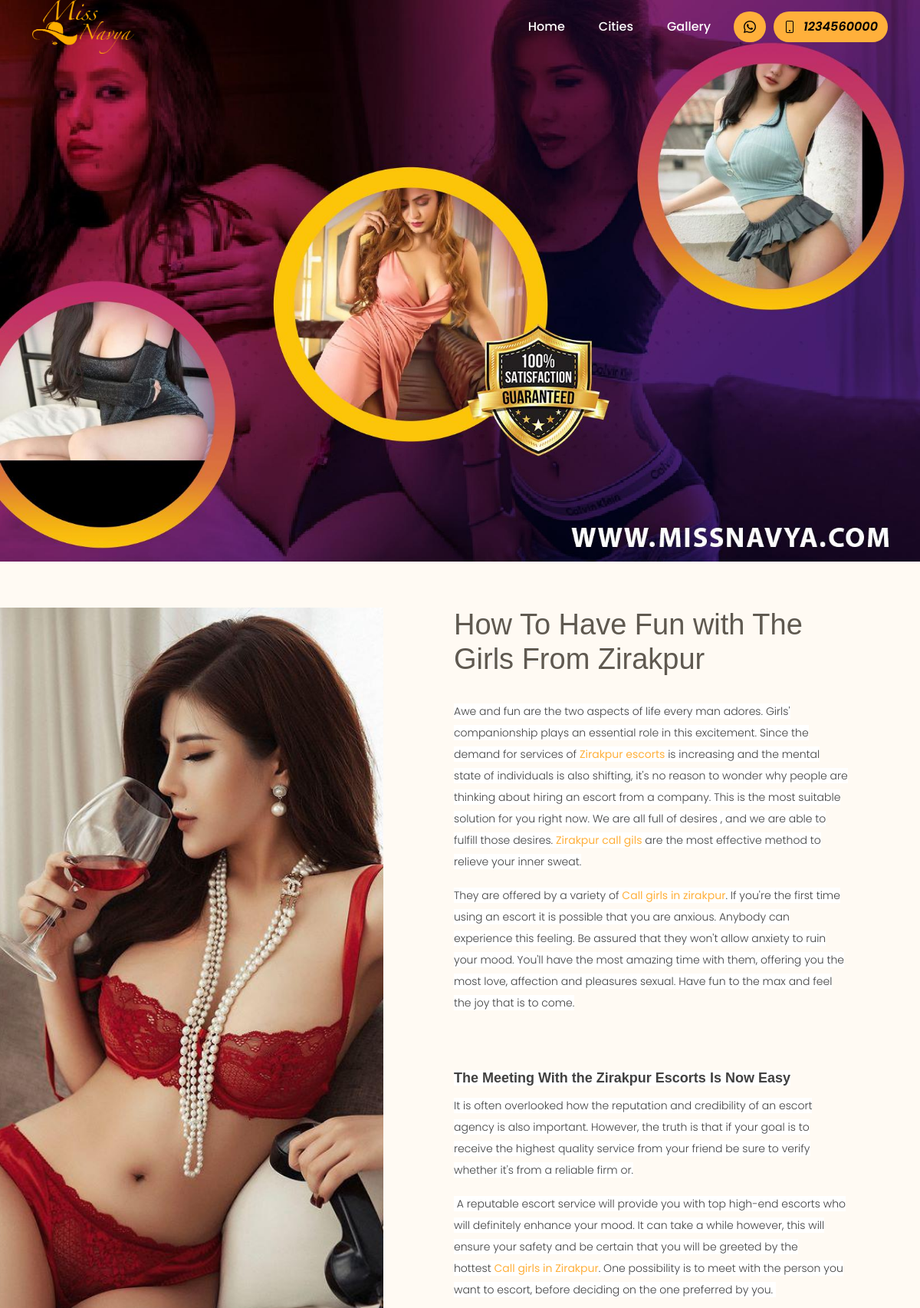
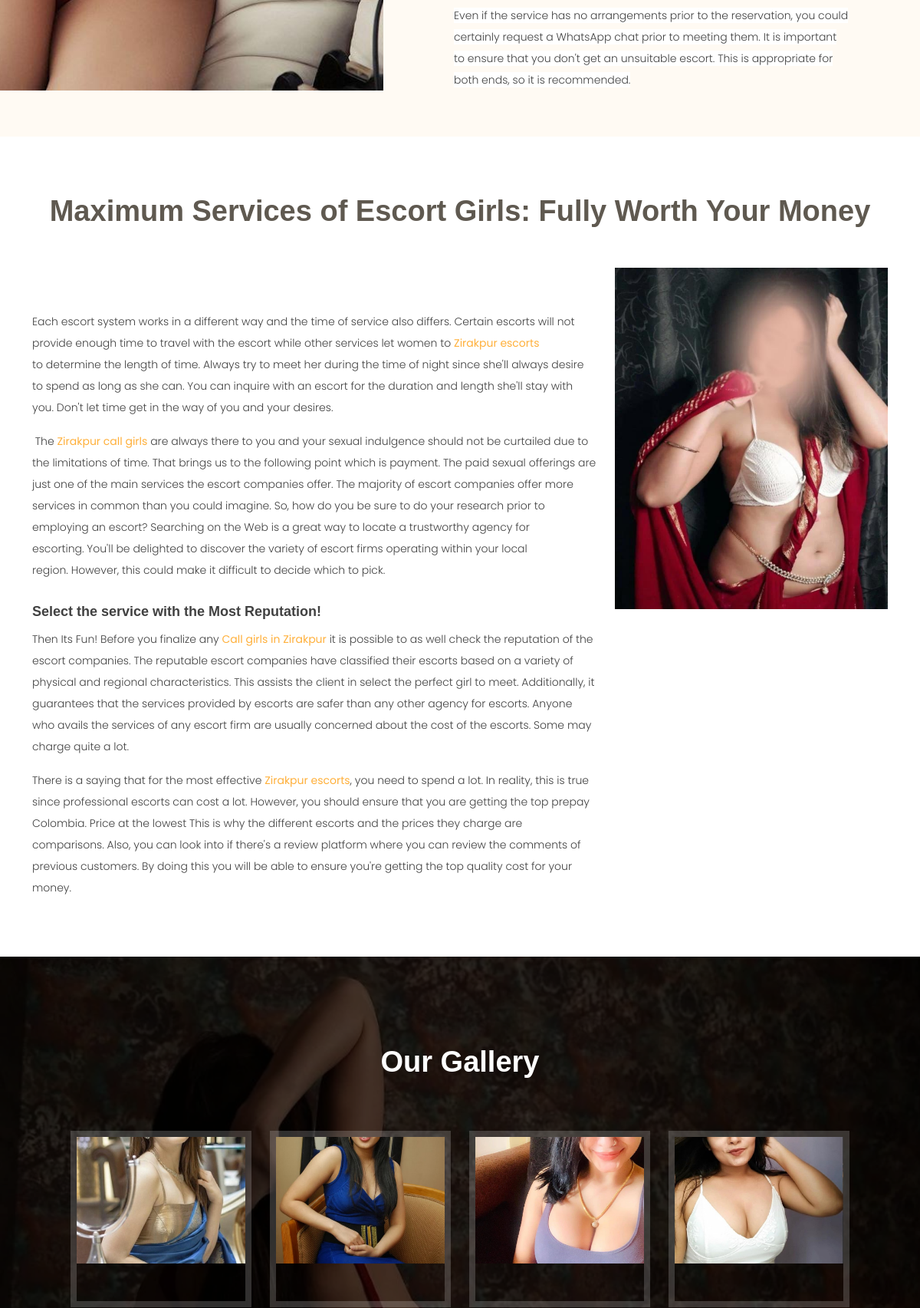
The page / (upper part) on the database its author committed (2 pictures, top to bottom).
### tables this page shows
CREATE TABLE `websiteheader` (
  `id` int(11) NOT NULL,
  `site_name` varchar(250) NOT NULL,
  `site_logo` varchar(500) NOT NULL,
  `site_contact` varchar(20) NOT NULL,
  `site_contact2` varchar(10) NOT NULL,
  `site_tagline` varchar(250) NOT NULL,
  `facebook` varchar(250) NOT NULL,
  `twitter` varchar(250) NOT NULL,
  `insta` varchar(250) NOT NULL,
  `skype` varchar(250) NOT NULL,
  `linkin` varchar(250) NOT NULL,
  `date` varchar(30) NOT NULL,
  `status` enum('0','1') NOT NULL
);

CREATE TABLE `websiteslider` (
  `id` int(11) NOT NULL,
  `image` text NOT NULL,
  `heading` varchar(250) NOT NULL,
  `content` text NOT NULL,
  `date` varchar(20) NOT NULL,
  `status` enum('0','1') NOT NULL
);

CREATE TABLE `websitehomepage` (
  `id` int(11) NOT NULL,
  `section` varchar(20) NOT NULL,
  `heading` varchar(250) NOT NULL,
  `content` text NOT NULL,
  `img` text NOT NULL,
  `status` enum('0','1') NOT NULL,
  `up_id` varchar(20) NOT NULL,
  `date` varchar(30) NOT NULL
);

CREATE TABLE `galery` (
  `id` int(11) NOT NULL,
  `section` varchar(20) NOT NULL,
  `image` text NOT NULL,
  `date` varchar(20) NOT NULL
);

### admin/configuration/functions.php (called while the page is built, shortened)
<?php
include_once("connect.php");
function getSectionDetail($id){
	global $con;
	$sqlQry=mysqli_query($con,"select * from `websitehomepage` where `section`='$id'");
	$fetchQry=mysqli_fetch_row($sqlQry);
	return $fetchQry;
}
?>

### index.php (the view, shortened to what this page needs)
<?php
include("admin/configuration/connect.php");
include("admin/configuration/functions.php");
$qry=mysqli_query($con,"select * from websiteheader where id='17'");
$hqry=mysqli_fetch_array($qry);
?>
<!DOCTYPE html>
<html lang="en">
<head>
<?php include('include/css.php') ?>
</head>
<body>
<?php include('include/header.php') ?>
      <?php $qry=mysqli_query($con,"select * from websiteslider order by id desc");
            while($fetch=mysqli_fetch_array($qry)){
              ?>
    				<img class="homeBanner" src="assets/img/slide/<?php echo $fetch['image'] ?>" />
    <?php }?>
  <main id="main">
<?php $sec1=getSectionDetail(1);
$sec2=getSectionDetail(2);
$sec3=getSectionDetail(3);
 ?>
    <section id="about" class="about">
      <div class="container-fluid">
        <div class="row homeAbout">
          <div class="col-lg-5 align-items-stretch video-box" style='background-image: url("assets/img/<?php echo $sec1[4] ?>");'>
          </div>
          <div class="col-lg-7 d-flex flex-column justify-content-center align-items-stretch">
            <div class="content">
              <h3><?php echo $sec1[2] ?></h3>
            <?php echo $sec1[3] ?>
            </div>
          </div>
        </div>
      </div>
    </section>
    <section id="specials" class="specials">
      <div class="container">
        <div class="section-title">
          <h2><?php echo $sec2[2]; ?></h2>
        </div>
        <div class="row">
          <div class="col-md-8">
            <?php echo $sec2[3]; ?>
          </div>
          <div class="col-md-4">
            <img src="assets/img/<?php echo $sec2[4]; ?>" class="img-fluid" alt="">
          </div>
        </div>
      </div>
    </section>
    <section id="gallery" class="gallery">
      <div class="container-fluid">
        <div class="section-title">
          <h2><?php echo $sec3[2]; ?></h2>
        </div>
        <div class="row no-gutters mt-3">
          <?php $qry=mysqli_query($con,'select * from galery order by id desc');
			$j=0;
          while($gal=mysqli_fetch_row($qry)) {
          		$j++;
            if($j<=8){
          ?>
            <div class="col-lg-3 col-md-4">
              <div class="gallery-item">
                <a href="assets/img/gallery/<?php echo $gal[2] ?>" class="gallery-lightbox">
                  <img src="assets/img/gallery/<?php echo $gal[2] ?>" alt="" class="img-fluid">
                </a>
              </div>
            </div>
          <?php }}?>
        </div>
      </div>
    </section>
  </main>
</body>
</html>

### include/header.php (shortened to what this page needs)
<?php $page=basename($_SERVER['PHP_SELF']); ?>
  <header id="header" class="fixed-top d-flex align-items-center header-transparent">
    <div class="container-fluid container-xl d-flex align-items-center justify-content-between">
      <div class="logo me-auto">
        <a href="index"><img src="assets/img/<?php echo $hqry['site_logo'] ?>" alt=""></a>
      </div>
      <nav id="navbar" class="navbar order-last order-lg-0">
        <ul>
          <li><a class="nav-link <?php if ($page=='index'){ ?>active<?php } ?>" href="index">Home</a></li>
          <li><a class="nav-link <?php if ($page=='cities'){ ?>active<?php } ?>" href="cities">Cities</a></li>
          <li><a class="nav-link <?php if ($page=='gallery'){ ?>active<?php } ?>" href="gallery">Gallery</a></li>
        </ul>
      </nav>
      <a href="https://api.whatsapp.com/send?phone=<?php echo $hqry['site_contact2'] ?>" class="book-a-table-btn scrollto">
        <i class="bi bi-whatsapp d-flex align-items-center"></i>
      </a>
      <a href="tel:<?php echo $hqry['site_contact'] ?>" class="book-a-table-btn scrollto">
        <i class="bi bi-phone d-flex align-items-center"><span><?php echo $hqry['site_contact'] ?></span></i>
      </a>
    </div>
  </header>

### assets/css/style.css (style rules this page uses)
body { font-family: "Poppins", sans-serif; font-size: 16px; color: #444; line-height: 28px; font-weight: 300; }
a { text-decoration: none; color: #ffb03b; }
h1, h2, h3, h4, h5, h6 { font-family: "Calibri", sans-serif; }
#header { height: 70px; z-index: 997; transition: all 0.5s; padding: 10px 0; background: rgba(26, 24, 22, 0.85); }
#header.header-transparent { background: transparent; }
#header .logo img { height: 70px; margin: 0 !important; }
.homeBanner { width: 100% }
.book-a-table-btn { background: #ffb03b; color: #000; border-radius: 50px; margin: 0 0 0 10px; font-size: 16px; font-weight: 500; transition: 0.3s; white-space: nowrap; height: 40px; display: none; align-items: center; padding: 0 13px; }
.book-a-table-btn span { margin: 0 0 0 10px; font-weight: 600; }
.navbar { padding: 0; margin: 0 20px 0 0; }
.navbar ul { margin: 0; padding: 0; display: flex; list-style: none; align-items: center; }
.navbar li { position: relative; }
.navbar a, .navbar a:focus { display: flex; align-items: center; justify-content: space-between; padding: 10px 0 10px 44px; font-size: 16px; font-weight: 500; color: white; white-space: nowrap; transition: 0.3s; }
section { padding: 60px 0; }
.section-title { text-align: center; padding-bottom: 30px; }
.section-title h2 { margin: 15px 0 20px 0; font-size: 38px; font-weight: 700; color: #5f5950; }
.about { background: #fffaf3; min-height: 400px; }
.about .content { padding: 0 80px; }
.about .content h3 { font-weight: 400; font-size: 38px; color: #5f5950; margin: 0 0 30px; }
.about .content p { font-size: 16px; color: #444; line-height: 28px; }
.about .content p:last-child { margin-bottom: 0; }
.about .video-box { background-size: cover; background-repeat: no-repeat; background-position: center center; min-height: 400px; position: relative; }
.specials { overflow: hidden; }
.gallery { padding-bottom: 0; background: url("../img/gallery-banner.webp"); background-size: cover; padding: 100px 80px; position: relative; }
.gallery:before { content: ""; height: 100%; width: 100%; background: hsl(0deg 0% 0% / 71%); position: absolute; left: 0; top: 0; z-index: 0; }
.gallery .gallery-item { overflow: hidden; border: 8px solid hsl(0deg 0% 100% / 18%); margin: 0 0 30px; height: 230px; }
.gallery .gallery-item img { transition: all ease-in-out 0.4s; }
.gallery .section-title, .gallery .section-title h2 { color: #fff; }
.container-fluid { z-index: 1; position: relative; }

### index.php (style rules this page uses)
.book-a-table-btn { display: flex; }

### rows shown on the page
websiteheader: site_logo (picture), site_contact "1234560000"
websiteslider: image (picture)
websitehomepage: img (picture), heading "How To Have Fun with The Girls From Zirakpur", content "Awe and fun are the two aspects of life every man adores. Girls' companionship plays an essential role in this excitement. Since the demand for services of Zirakpur escorts is increasing and the mental state of individuals is also shifting, it's no reason to wonder why people are thinking about hiring an escort from a company. This is the most suitable solution for you right now. We are all full of desires , and we are able to fulfill those desires. Zirakpur call gils are the most effective method to relieve your inner sweat. They are offered by a variety of Call girls in zirakpur . If you're the first time using an escort it is possible that you are anxious. Anybody can experience this…"
websitehomepage: heading "Maximum Services of Escort Girls: Fully Worth Your Money", content "Each escort system works in a different way and the time of service also differs. Certain escorts will not provide enough time to travel with the escort while other services let women to Zirakpur escorts to determine the length of time. Always try to meet her during the time of night since she'll always desire to spend as long as she can. You can inquire with an escort for the duration and length she'll stay with you. Don't let time get in the way of you and your desires. The Zirakpur call girls are always there to you and your sexual indulgence should not be curtailed due to the limitations of time. That brings us to the following point which is payment. The paid sexual offerings are just…", img (picture)
websitehomepage: heading "Our Gallery"
galery: image (picture)
galery: image (picture)
galery: image (picture)
galery: image (picture)
